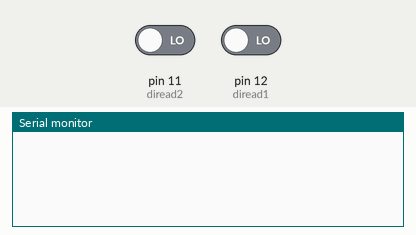
This sketch was run on a simulated Arduino Uno, built with avr-gcc and run on an emulated ATmega328P. Parts: the last lines printed to the serial monitor. The test bench sets the inputs (shaded band); at power-on: pin 11 (diread2) LOW, pin 12 (diread1) LOW.

Above: at 1.2 s.
1.3 s: pin 11 (diread2) driven HIGH
At 1.8 s:
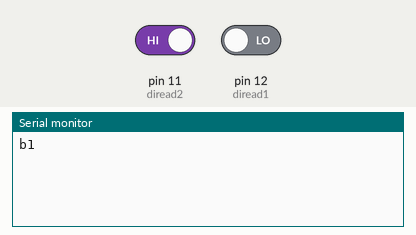
2.8 s: pin 12 (diread1) driven HIGH
At 4.0 s:
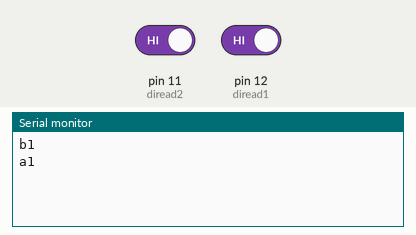
4.3 s: pin 11 (diread2) driven LOW
At 5.3 s:
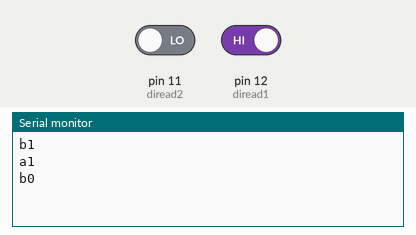
5.8 s: pin 12 (diread1) driven LOW
At 6.4 s:
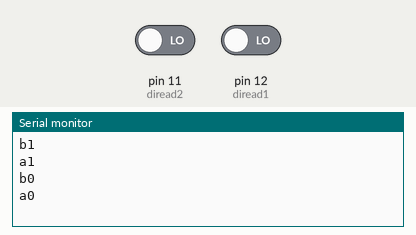

The sketch:

notgate.ino
```cpp
const int diread1=12;
const int diread2=11;
const int seport=9600;
int recdi1=0;
int predi1=0;
int recdi2=0;
int predi2=0;

void setup() {

  Serial.begin(seport);
  pinMode(diread1,INPUT);
  pinMode(diread2,INPUT);

}

void loop() {

  recdi1 = digitalRead(diread1);
  recdi2 = digitalRead(diread2);

  if(predi1!=recdi1) {

    Serial.print('a');
    Serial.println(recdi1);

    predi1=recdi1;
  }

  if(predi2!=recdi2) {

    Serial.print('b');
    Serial.println(recdi2);

    predi2=recdi2;
  }


delay(100);
}
```

Measured:
- after the input at 1.3 s, the serial monitor: prints a new line at once (image 1)
- after the input at 2.8 s, the serial monitor: prints a new line at once (image 2)
- after the input at 4.3 s, the serial monitor: prints a new line at once (image 3)
- after the input at 5.8 s, the serial monitor: prints a new line at once (image 4)
